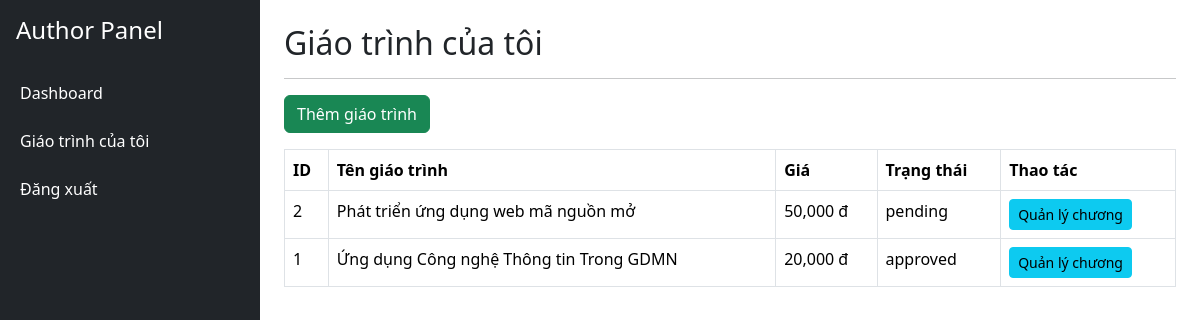
The app's page /index.php?page=author-books (signed in) with its own data.
### tables this page shows
CREATE TABLE `books` (
  `id` int(11) NOT NULL,
  `author_user_id` int(11) NOT NULL,
  `title` varchar(255) NOT NULL,
  `cover_image` varchar(255) DEFAULT NULL,
  `description` longtext DEFAULT NULL,
  `commission_percent` decimal(5,2) DEFAULT 80.00,
  `status` enum('pending','approved','rejected') DEFAULT 'pending',
  `admin_note` text DEFAULT NULL,
  `total_views` int(11) DEFAULT 0,
  `total_sales` int(11) DEFAULT 0,
  `created_at` timestamp NOT NULL DEFAULT current_timestamp(),
  `price` decimal(12,2) DEFAULT 20000.00,
  `duration_months` int(11) DEFAULT 3
);

### app/core/BaseAuthorController.php (called while the page is built, shortened)
<?php
class BaseAuthorController
{
    protected function render($view, $data = [])
    {
        require
        ROOT_PATH .
        '/app/views/layouts/author.php';
    }
}

### app/controllers/AuthorBookController.php (called while the page is built, shortened)
<?php
class AuthorBookController
extends BaseAuthorController
{
    public function index()
    {
        $model =
        new Book();
        $books =
        $model->getByAuthor(
            $_SESSION['user']['id']
        );
        $view =
        ROOT_PATH .
        '/app/views/author/books/index.php';
        $this->render(
            $view,
            compact('books')
        );
    }
}

### app/core/Autoloader.php (called while the page is built, shortened)
<?php
class Autoloader
{
    public static function register()
    {
        spl_autoload_register(
            function($class)
            {
                $paths = [
                    ROOT_PATH .
                    '/app/controllers/',
                    ROOT_PATH .
                    '/app/models/',
                    ROOT_PATH .
                    '/app/middleware/',
                    ROOT_PATH .
                    '/app/core/',
                    ROOT_PATH .
                    '/app/services/'
                ];
                foreach(
                    $paths
                    as
                    $path
                )
                {
                    $file =
                    $path .
                    $class .
                    '.php';
                    if(
                        file_exists(
                            $file
                        )
                    )
                    {
                        return;
                    }
                }
            }
        );
    }
}

### config/database.php (called while the page is built)
<?php
class Database
{
    private $host = "localhost";
    private $user = "root";
    private $password = "";
    private $dbname =
    "phuocmien_ebook";
    public function connect()
    {
        $conn =
        new mysqli(
            $this->host,
            $this->user,
            $this->password,
            $this->dbname
        );
        $conn->set_charset(
            "utf8mb4"
        );
        return $conn;
    }
}

### app/models/Book.php (called while the page is built, shortened)
<?php
class Book
{
    private $conn;
    public function __construct()
    {
        $db = new Database();
        $this->conn = $db->connect();
    }
    public function getByAuthor($authorId)
    {
        $stmt = $this->conn->prepare(
            "SELECT *
             FROM books
             WHERE author_user_id = ?
             ORDER BY id DESC"
        );
        $stmt->bind_param(
            "i",
            $authorId
        );
        $stmt->execute();
        return $stmt->get_result();
    }
}

### app/views/author/books/index.php (the view)
<h2>
Giáo trình của tôi
</h2>
<hr>
<a
class="btn btn-success mb-3"
href="index.php?page=book-create">
Thêm giáo trình
</a>
<table
class="table table-bordered">
<tr>
<th>ID</th>
<th>Tên giáo trình</th>
<th>Giá</th>
<th>Trạng thái</th>
<th>Thao tác</th>
</tr>
<?php
while(
$row =
$books->fetch_assoc()
){
?>
<tr>
<td>
<?= $row['id'] ?>
</td>
<td>
<?= $row['title'] ?>
</td>
<td>
<?= number_format(
$row['price']
) ?>
đ
</td>
<td>
<?= $row['status'] ?>
</td>
<td>
<a
class="btn btn-info btn-sm"
href="
index.php?page=author-chapters&book_id=
<?= $row['id'] ?>
">
Quản lý chương
</a>
</td>
</tr>
<?php
}
?>
</table>

### app/views/layouts/author.php (style rules this page uses)
body { margin:0; }

### records on screen
books: id "2", title "Phát triển ứng dụng web mã nguồn mở", price "50,000", status "pending"
books: id "1", title "Ứng dụng Công nghệ Thông tin Trong GDMN", price "20,000", status "approved"
